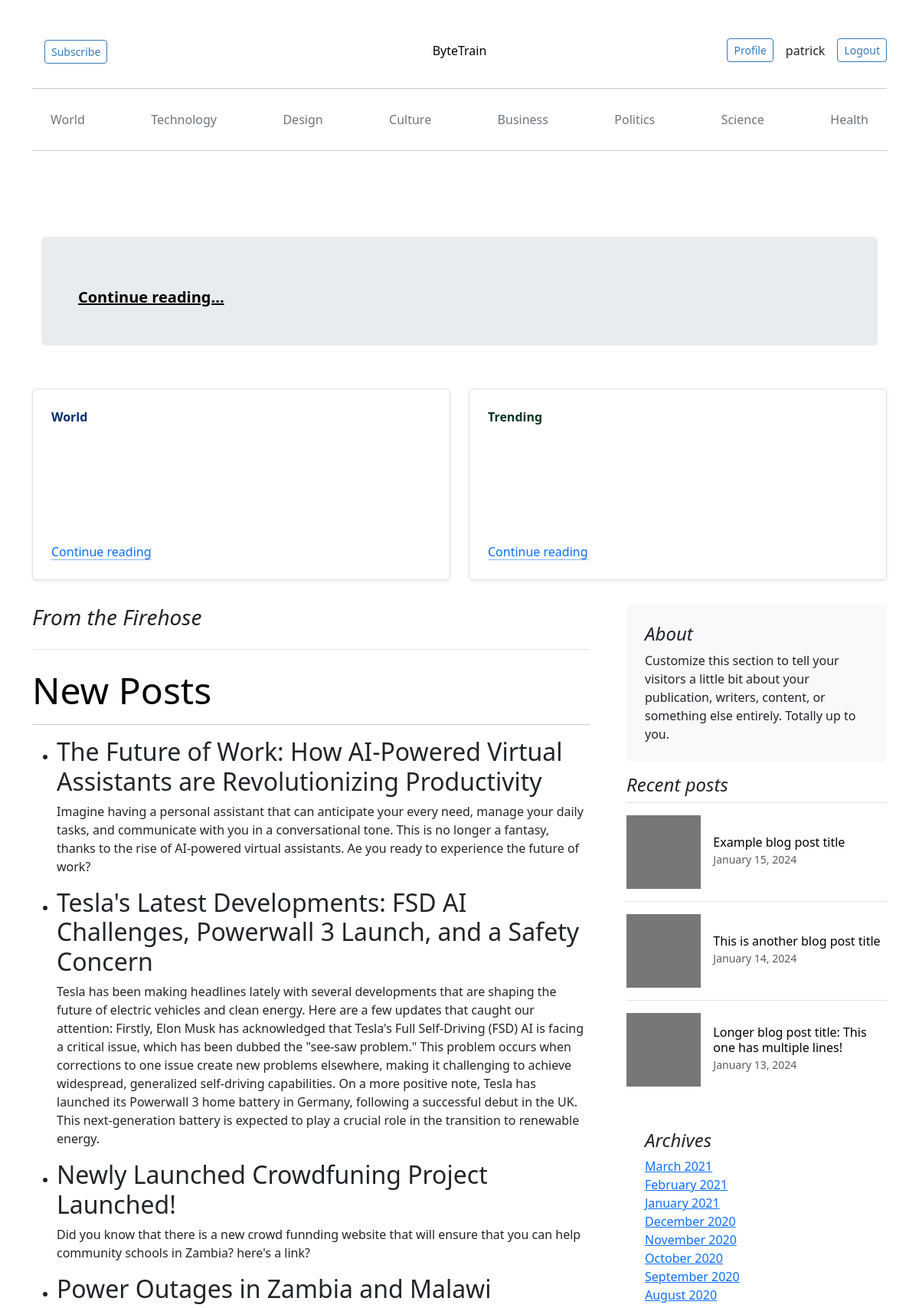
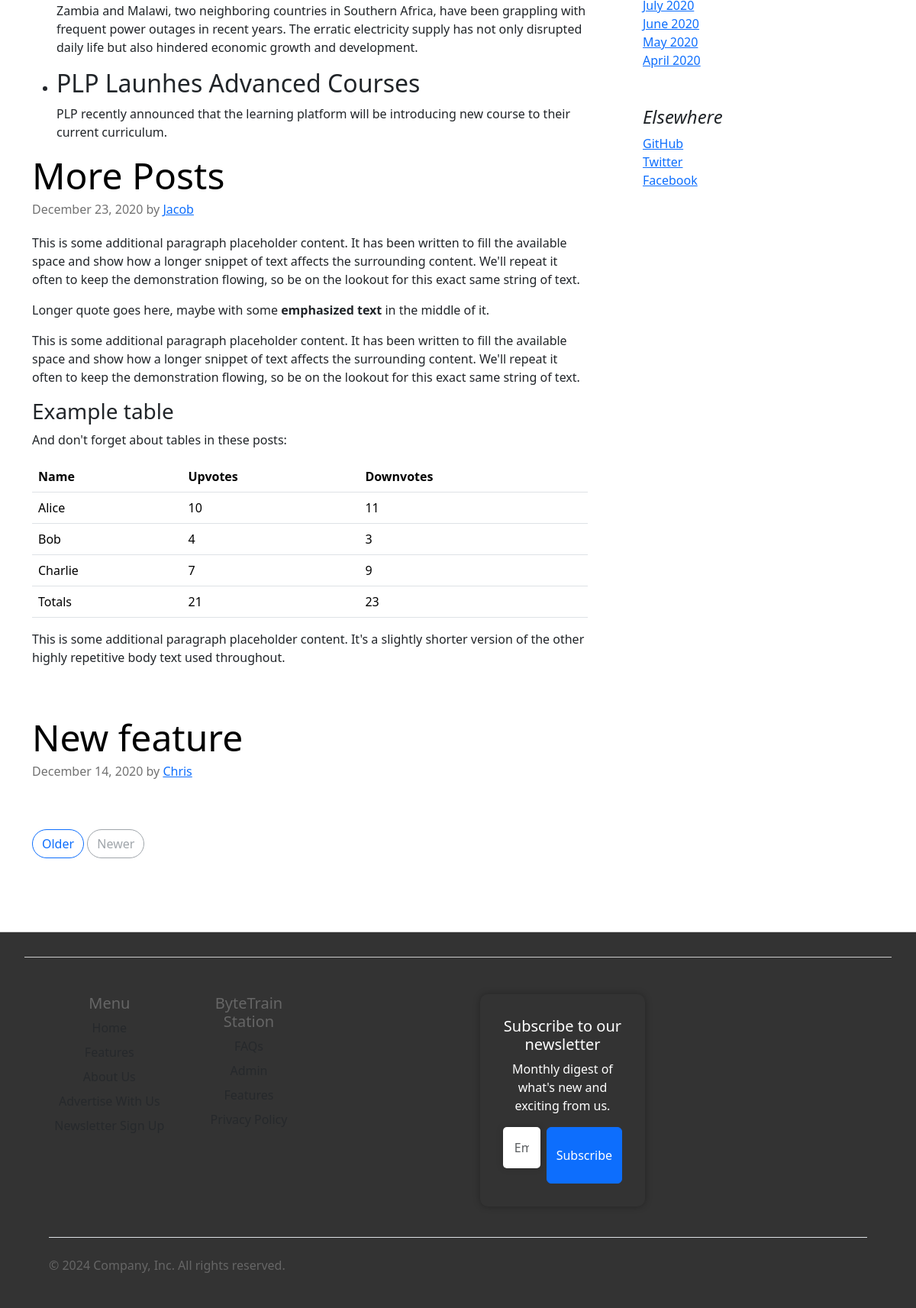
The app's page / (signed in, upper part) with its own data (2 pictures, top to bottom).
### bytenews/models.py (models this page shows, shortened)
class Post(models.Model):
    title = models.CharField(max_length=255)
    content = models.TextField()
    featured = models.BooleanField(default=False)
    trending = models.BooleanField(default=False)
    created_at = models.DateTimeField(auto_now_add=True)
    updated_at = models.DateTimeField(auto_now=True)

### bytenews/views.py (the view)
# urls.py: path('', views.home, name='home'),
def home(request):
    context = {
        'posts': Post.objects.all()
    }
    return render(request, 'bytenews/home.html', context)

### bytenews/templates/bytenews/home.html (shortened to what this page needs)
{% extends 'bytenews/base.html' %}
{% block content %}
<main class="container">
  <div class="p-4 p-md-5 mb-4 rounded text-body-emphasis bg-body-secondary">
    <div class="col-lg-6 px-0">
      <p class="lead mb-0"><a href="#" class="text-body-emphasis fw-bold">Continue reading...</a></p>
    </div>
  </div>
</main>
<div class="row mb-2">
  <div class="col-md-6">
    <div class="row g-0 border rounded overflow-hidden flex-md-row mb-4 shadow-sm h-md-250 position-relative">
      <div class="col p-4 d-flex flex-column position-static">
        <strong class="d-inline-block mb-2 text-primary-emphasis">World</strong>
        <a href="#" class="icon-link gap-1 icon-link-hover stretched-link">
          Continue reading
          <svg class="bi"><use xlink:href="#chevron-right"/></svg>
        </a>
      </div>
    </div>
  </div>
  <div class="col-md-6">
    <div class="row g-0 border rounded overflow-hidden flex-md-row mb-4 shadow-sm h-md-250 position-relative">
      <div class="col p-4 d-flex flex-column position-static">
        <strong class="d-inline-block mb-2 text-success-emphasis">Trending</strong>
        <a href="#" class="icon-link gap-1 icon-link-hover stretched-link">
          Continue reading
          <svg class="bi"><use xlink:href="#chevron-right"/></svg>
        </a>
      </div>
    </div>
  </div>
</div>
  <div class="row g-5">
    <div class="col-md-8">
      <h3 class="pb-4 mb-4 fst-italic border-bottom">From the Firehose</h3>
      <div id="content">
        <h2 class="display-5 link-body-emphasis mb-1">New Posts</h2>
        <hr>
        <ul>
          {% for post in posts %}
            <li>
              <h2>{{ post.title }}</h2>
              <p>{{ post.content }}</p>
            </li>
          {% endfor %}
        </ul>
      </div>
      <article class="blog-post">
        <h2 class="display-5 link-body-emphasis mb-1">More Posts</h2>
        <p class="blog-post-meta">December 23, 2020 by <a href="#">Jacob</a></p>
        <p>This is some additional paragraph placeholder content. It has been written to fill the available space and show how a longer snippet of text affects the surrounding content. We'll repeat it often to keep the demonstration flowing, so be on the lookout for this exact same string of text.</p>
        <blockquote>
          <p>Longer quote goes here, maybe with some <strong>emphasized text</strong> in the middle of it.</p>
        </blockquote>
        <p>This is some additional paragraph placeholder content. It has been written to fill the available space and show how a longer snippet of text affects the surrounding content. We'll repeat it often to keep the demonstration flowing, so be on the lookout for this exact same string of text.</p>
        <h3>Example table</h3>
        <p>And don't forget about tables in these posts:</p>
        <table class="table">
          <thead>
            <tr>
              <th>Name</th>
              <th>Upvotes</th>
              <th>Downvotes</th>
            </tr>
          </thead>
          <tbody>
            <tr>
              <td>Alice</td>
              <td>10</td>
              <td>11</td>
            </tr>
            <tr>
              <td>Bob</td>
              <td>4</td>
              <td>3</td>
            </tr>
            <tr>
              <td>Charlie</td>
              <td>7</td>
              <td>9</td>
            </tr>
          </tbody>
          <tfoot>
            <tr>
              <td>Totals</td>
              <td>21</td>
              <td>23</td>
            </tr>
          </tfoot>
        </table>
        <p>This is some additional paragraph placeholder content. It's a slightly shorter version of the other highly repetitive body text used throughout.</p>
      </article>
      <article class="blog-post">
        <h2 class="display-5 link-body-emphasis mb-1">New feature</h2>
        <p class="blog-post-meta">December 14, 2020 by <a href="#">Chris</a></p>
      </article>
      <nav class="blog-pagination" aria-label="Pagination">
        <a class="btn btn-outline-primary rounded-pill" href="#">Older</a>
        <a class="btn btn-outline-secondary rounded-pill disabled" aria-disabled="true">Newer</a>
      </nav>
    </div>
    <div class="col-md-4">
        <div class="position-sticky" style="top: 2rem;">
          <div class="p-4 mb-3 bg-body-tertiary rounded">
            <h4 class="fst-italic">About</h4>
            <p class="mb-0">Customize this section to tell your visitors a little bit about your publication, writers, content, or something else entirely. Totally up to you.</p>
          </div>
          <div>
            <h4 class="fst-italic">Recent posts</h4>
            <ul class="list-unstyled">
              <li>
                <a class="d-flex flex-column flex-lg-row gap-3 align-items-start align-items-lg-center py-3 link-body-emphasis text-decoration-none border-top" href="#">
                  <svg class="bd-placeholder-img" width="100%" height="96" xmlns="http://www.w3.org/2000/svg" aria-hidden="true" preserveAspectRatio="xMidYMid slice" focusable="false"><rect width="100%" height="100%" fill="#777"/></svg>
                  <div class="col-lg-8">
                    <h6 class="mb-0">Example blog post title</h6>
                    <small class="text-body-secondary">January 15, 2024</small>
                  </div>
                </a>
              </li>
              <li>
                <a class="d-flex flex-column flex-lg-row gap-3 align-items-start align-items-lg-center py-3 link-body-emphasis text-decoration-none border-top" href="#">
                  <svg class="bd-placeholder-img" width="100%" height="96" xmlns="http://www.w3.org/2000/svg" aria-hidden="true" preserveAspectRatio="xMidYMid slice" focusable="false"><rect width="100%" height="100%" fill="#777"/></svg>
                  <div class="col-lg-8">
                    <h6 class="mb-0">This is another blog post title</h6>
                    <small class="text-body-secondary">January 14, 2024</small>
                  </div>
                </a>
              </li>
              <li>
                <a class="d-flex flex-column flex-lg-row gap-3 align-items-start align-items-lg-center py-3 link-body-emphasis text-decoration-none border-top" href="#">
                  <svg class="bd-placeholder-img" width="100%" height="96" xmlns="http://www.w3.org/2000/svg" aria-hidden="true" preserveAspectRatio="xMidYMid slice" focusable="false"><rect width="100%" height="100%" fill="#777"/></svg>
                  <div class="col-lg-8">
                    <h6 class="mb-0">Longer blog post title: This one has multiple lines!</h6>
                    <small class="text-body-secondary">January 13, 2024</small>
                  </div>
                </a>
              </li>
            </ul>
          </div>
          <div class="p-4">
            <h4 class="fst-italic">Archives</h4>
            <ol class="list-unstyled mb-0">
              <li><a href="#">March 2021</a></li>
              <li><a href="#">February 2021</a></li>
              <li><a href="#">January 2021</a></li>
              <li><a href="#">December 2020</a></li>
              <li><a href="#">November 2020</a></li>
              <li><a href="#">October 2020</a></li>
              <li><a href="#">September 2020</a></li>
              <li><a href="#">August 2020</a></li>
              <li><a href="#">July 2020</a></li>
              <li><a href="#">June 2020</a></li>
              <li><a href="#">May 2020</a></li>
              <li><a href="#">April 2020</a></li>
            </ol>
          </div>
          <div class="p-4">
            <h4 class="fst-italic">Elsewhere</h4>
            <ol class="list-unstyled">
              <li><a href="#">GitHub</a></li>
              <li><a href="#">Twitter</a></li>
              <li><a href="#">Facebook</a></li>
            </ol>
          </div>
        </div>
      </div>
    </div>
  </main>
  {% endblock %}

### bytenews/templates/bytenews/base.html (shortened to what this page needs)
{% load static %}
<!doctype html>
<html lang="en" data-bs-theme="auto">
<head>
    <link rel="stylesheet" href="https://cdn.jsdelivr.net/npm/bootstrap-icons@1.9.1/font/bootstrap-icons.css">
    <link rel="stylesheet" href="{% static 'bytenews/custom.css' %}">
    <link rel="stylesheet" href="{% static 'bytenews/bootstrap.min.css' %}">
</head>
<body>
<div class="container">
    <header class="blog-header lh-1 py-3">
        <div class="row flex-nowrap justify-content-between align-items-center">
            <div class="col-4 pt-1">
                <a class="btn btn-sm btn-outline-secondary ms-3" href="#">Subscribe</a>
            </div>
            <div class="col-4 text-center">
                <a class="blog-header-logo text-body-emphasis text-decoration-none" href="{% url 'bytenews:home' %}">
                    ByteTrain
                </a>
            </div>
            <div class="col-4 d-flex justify-content-end align-items-center">
                <a class="link-secondary" href="#" aria-label="Search">
                    <svg class="bi" width="24" height="24">
                        <use href="#search"></use>
                    </svg>
                </a>
                {% if not user.is_authenticated %}
                    <a class="btn btn-sm btn-outline-secondary ms-3" href="{% url 'bytenews:register' %}">
                        Sign up
                    </a>
                    <a class="btn btn-sm btn-outline-secondary ms-3" href="{% url 'bytenews:login' %}">
                        Login
                    </a>
                {% else %}
                    <a class="btn btn-sm btn-outline-secondary ms-3" href="{% url 'users:profile' %}">Profile</a>
                    <span class="ms-3">{{ user.username }}</span>
                    <a class="btn btn-sm btn-outline-secondary ms-3" href="{% url 'bytenews:logout' %}">
                        Logout
                    </a>
                {% endif %}
            </div>
        </div>
    </header>
    <hr>
    <div class="nav-scroller py-1 mb-2">
        <nav class="nav d-flex justify-content-between">
            <a class="p-2 link-secondary" href="#">World</a>
            <a class="p-2 link-secondary" href="#">Technology</a>
            <a class="p-2 link-secondary" href="#">Design</a>
            <a class="p-2 link-secondary" href="#">Culture</a>
            <a class="p-2 link-secondary" href="#">Business</a>
            <a class="p-2 link-secondary" href="#">Politics</a>
            <a class="p-2 link-secondary" href="#">Science</a>
            <a class="p-2 link-secondary" href="#">Health</a>
        </nav>
    </div>
    <hr>
</div>
  <main class="container">
      {% block content %}
      {% endblock %}
<div class="container2">
    <footer class="py-5">
      <div class="row">
        <div class="col-6 col-md-2 mb-3">
          <h5>Menu</h5>
          <ul class="nav flex-column">
            <li class="nav-item mb-2"><a href="#" class="nav-link p-0 text-body-secondary">Home</a></li>
            <li class="nav-item mb-2"><a href="#" class="nav-link p-0 text-body-secondary">Features</a></li>
            <li class="nav-item mb-2"><a href="{% url 'bytenews:about' %}" class="nav-link p-0 text-body-secondary">About Us</a></li>
            <li class="nav-item mb-2"><a href="#" class="nav-link p-0 text-body-secondary">Advertise With Us</a></li>
            <li class="nav-item mb-2"><a href="#" class="nav-link p-0 text-body-secondary">Newsletter Sign Up</a></li>
          </ul>
        </div>
        <div class="col-6 col-md-2 mb-3">
          <h5>ByteTrain Station</h5>
          <ul class="nav flex-column">
            <li class="nav-item mb-2"><a href="#" class="nav-link p-0 text-body-secondary">FAQs</a></li>
            <li class="nav-item mb-2"><a href="admin/" class="nav-link p-0 text-body-secondary">Admin</a></li>
            <li class="nav-item mb-2"><a href="#" class="nav-link p-0 text-body-secondary">Features</a></li>
            <li class="nav-item mb-2"><a href="#" class="nav-link p-0 text-body-secondary">Privacy Policy</a></li>
          </ul>
        </div>
        <div class="col-md-5 offset-md-1 mb-3">
          <form>
            <h5>Subscribe to our newsletter</h5>
            <p>Monthly digest of what's new and exciting from us.</p>
            <div class="d-flex flex-column flex-sm-row w-100 gap-2">
              <input id="newsletter1" type="text" class="form-control" placeholder="Email address">
              <button class="btn btn-primary" type="button">Subscribe</button>
            </div>
          </form>
        </div>
      </div>
      <div class="d-flex flex-column flex-sm-row justify-content-between py-4 my-4 border-top">
        <p>&copy; 2024 Company, Inc. All rights reserved.</p>
        <ul class="list-unstyled d-flex">
          <li class="ms-3"><a class="link-body-emphasis" href="#"><svg class="bi" width="24" height="24"><use xlink:href="#twitter"/></svg></a></li>
          <li class="ms-3"><a class="link-body-emphasis" href="#"><svg class="bi" width="24" height="24"><use xlink:href="#instagram"/></svg></a></li>
          <li class="ms-3"><a class="link-body-emphasis" href="#"><svg class="bi" width="24" height="24"><use xlink:href="#facebook"/></svg></a></li>
        </ul>
      </div>
    </footer>
  </div>
</body>
</html>

### bytenews/static/bytenews/custom.css (style rules this page uses)
.btn-sm { padding: 0.5rem 1rem; font-size: 0.875rem; border-radius: 0.25rem; }
.btn-sm.btn-outline-secondary { color: #337ab7; border-color: #337ab7; }
.ms-3 { margin-left: 1rem; }
* { box-sizing: border-box; margin: 0; padding: 0; }
body { font-family: 'Open Sans', sans-serif; line-height: 1.5; color: #333; }
.nav-scroller { padding: 1rem; }
.nav-scroller .nav { display: flex; flex-wrap: nowrap; justify-content: space-between; }
.nav-scroller .nav a { padding: 0.5rem; color: #337ab7; text-decoration: none; }
.container { max-width: 800px; padding: 2rem; }
.container2 { background-color: #333; padding: 2rem; border-top: 1px solid #ccc; text-align: center; color: #666; }
.container2 footer { padding: 2rem; border-top: 1px solid #ccc; }
.container2 footer ul { list-style: none; padding: 0; margin: 0; }
.container2 footer ul li { margin-bottom: 1rem; }
.container2 footer a { color: #337ab7; text-decoration: none; }
.blog-pagination { margin-bottom: 4rem; }
.blog-post { margin-bottom: 4rem; border: 10px; }
.blog-post-meta { margin-bottom: 1.25rem; color: #727272; }
@media (min-width: 768px) { .h-md-250 { height: 250px; } }
form { width: 50%; margin: 0 auto; padding: 30px; background-color: #333; color: #fff; border-radius: 10px; box-shadow: 0 0 10px rgba(0, 0, 0, 0.3); }
input[type="text"], input[type="email"], input[type="password"] { width: 100%; padding: 15px; margin-bottom: 20px; border: none; border-radius: 5px; box-shadow: 0 0 10px rgba(0, 0, 0, 0.2); }

### records on screen
Post: title "The Future of Work: How AI-Powered Virtual Assistants are Revolutionizing Productivity", content "Imagine having a personal assistant that can anticipate your every need, manage your daily tasks, and communicate with you in a conversational tone. This is no longer a fantasy, thanks to the rise of AI-powered virtual assistants. Ae you ready to experience the future of work?"
Post: title "Tesla's Latest Developments: FSD AI Challenges, Powerwall 3 Launch, and a Safety Concern", content "Tesla has been making headlines lately with several developments that are shaping the future of electric vehicles and clean energy. Here are a few updates that caught our attention: Firstly, Elon Musk has acknowledged that Tesla's Full Self-Driving (FSD) AI is facing a critical issue, which has been dubbed the \"see-saw problem.\" This problem occurs when corrections to one issue create new problems elsewhere, making it challenging to achieve widespread, generalized self-driving capabilities. On a more positive note, Tesla has launched its Powerwall 3 home battery in Germany, following a successful debut in the UK. This next-generation battery is expected to play a crucial role in the…"
Post: title "Newly Launched Crowdfuning Project Launched!", content "Did you know that there is a new crowd funnding website that will ensure that you can help community schools in Zambia? here's a link?"
Post: title "Power Outages in Zambia and Malawi", content "Zambia and Malawi, two neighboring countries in Southern Africa, have been grappling with frequent power outages in recent years. The erratic electricity supply has not only disrupted daily life but also hindered economic growth and development."
Post: title "PLP Launhes Advanced Courses", content "PLP recently announced that the learning platform will be introducing new course to their current curriculum."

### other values on screen
{{ user.username }} "patrick"
